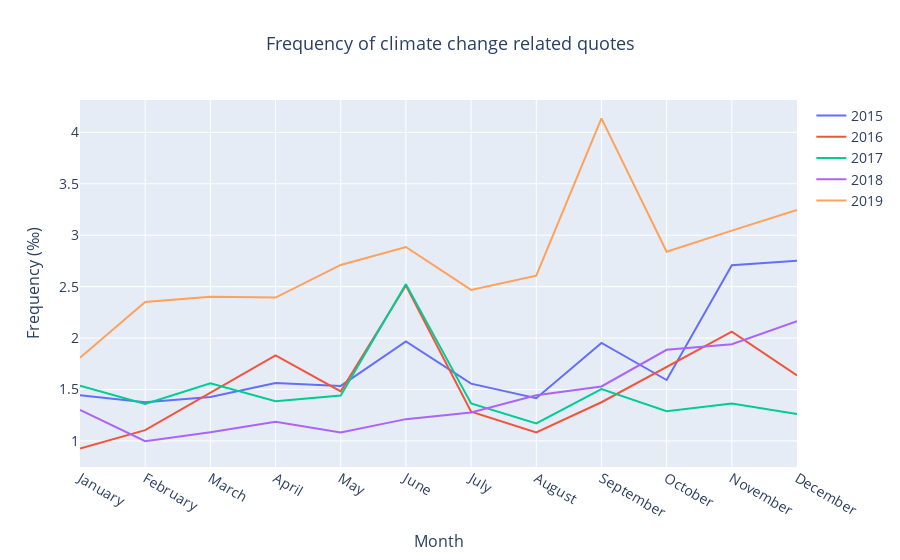

Source (notebook cell):
### Code cell
years = [2015, 2016, 2017, 2018, 2019]
fig = go.Figure()
for year in years:
    data = group_by_month[group_by_month['year'] == year]
    fig.add_trace(go.Scatter(x=data['month'], y=data['frequency_per_thousand'], mode='lines', name=f'{year}'))

fig.update_xaxes(title_text='Month', title_font_size=16, tickfont_size=14)
fig.update_yaxes(title_text='Frequency (‰)', title_font_size=16, tickfont_size=14)
fig.update_layout(title='Frequency of climate change related quotes', title_x=0.5, title_font_size=18,
legend_font_size=14)

#fig.write_html('Frequency_by_month.html')
fig.show()

### Figure 1 — Plotly figure (JSON) as saved in the notebook; plotly's stock layout.template omitted (floating-point values rounded to 4 significant figures)
{"data": [{"mode": "lines", "name": "2015", "type": "scatter", "x": ["January", "February", "March", "April", "May", "June", "July", "August", "September", "October", "November", "December"], "y": [1.445, 1.375, 1.427, 1.562, 1.535, 1.968, 1.557, 1.415, 1.952, 1.592, 2.708, 2.753]}, {"mode": "lines", "name": "2016", "type": "scatter", "x": ["January", "February", "April", "May", "June", "July", "August", "September", "November", "December"], "y": [0.9249, 1.105, 1.833, 1.482, 2.511, 1.285, 1.082, 1.376, 2.062, 1.637]}, {"mode": "lines", "name": "2017", "type": "scatter", "x": ["January", "February", "March", "April", "May", "June", "July", "August", "September", "October", "November", "December"], "y": [1.538, 1.36, 1.56, 1.387, 1.442, 2.525, 1.365, 1.169, 1.504, 1.29, 1.365, 1.263]}, {"mode": "lines", "name": "2018", "type": "scatter", "x": ["January", "February", "March", "April", "May", "June", "July", "August", "September", "October", "November", "December"], "y": [1.301, 0.9981, 1.083, 1.186, 1.081, 1.212, 1.276, 1.444, 1.53, 1.886, 1.941, 2.164]}, {"mode": "lines", "name": "2019", "type": "scatter", "x": ["January", "February", "March", "April", "May", "June", "July", "August", "September", "October", "November", "December"], "y": [1.809, 2.351, 2.401, 2.394, 2.711, 2.885, 2.468, 2.607, 4.136, 2.839, 3.045, 3.245]}], "layout": {"legend": {"font": {"size": 14}}, "title": {"font": {"size": 18}, "text": "Frequency of climate change related quotes", "x": 0.5}, "xaxis": {"tickfont": {"size": 14}, "title": {"font": {"size": 16}, "text": "Month"}}, "yaxis": {"tickfont": {"size": 14}, "title": {"font": {"size": 16}, "text": "Frequency (‰)"}}}}
